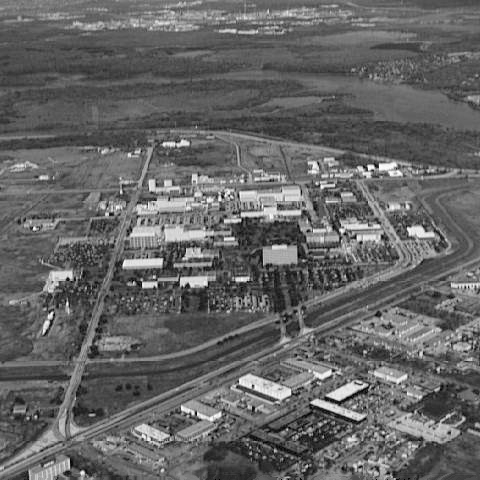
%> input picture images/aerial_view_no_turb.tif, 480 x 480 px
$ octave ID_pseudoinverse.m   (GNU Octave 9; MATLAB toolbox functions it lacks are replaced by stand-ins)
%> lines starting %> are read from the running program, lines starting %| are printed output that depends on the picture; long printed decimals are rounded
%% 读取图像并设置保存位置
clear;
root = fileparts(fileparts(mfilename('fullpath')));
out = fullfile(root, 'results', 'pseudoinverse');
if ~exist(out, 'dir')
    mkdir(out);
end
diary(fullfile(out, 'run.log'));
fprintf('开始：%s\nMATLAB：%s\n', ...
    char(datetime('now', 'TimeZone', 'Asia/Shanghai')), version);
set(groot, 'DefaultFigureVisible', 'off');
I = imread(fullfile(root, 'images', 'aerial_view_no_turb.tif'));
%> I is the input picture: size 480x480 uint8; min 0, max 254, mean 101.2
if size(I, 3) == 3
    I = rgb2gray(I);
end
I = im2double(I); % 转为 [0,1] 双精度
%> I: size 480x480 double
[M, N] = size(I);
%> M = 480; N = 480

%% 设置补零尺寸与中心化频率坐标
% 原图放在左上角；完整网格参与运算，最后取 1:M、1:N。
% 使用奇数网格，运动 OTF 无单独的 Nyquist 行列，便于保持共轭对称。
P = 2*M + 1;
%> P = 961
Q = 2*N + 1;
%> Q = 961
u = -floor(Q/2):floor(Q/2); % 水平频率索引，对应列
%> u = 961 values from -480 to 480
v = -floor(P/2):floor(P/2); % 垂直频率索引，对应行
%> v = 961 values from -480 to 480
[U, V] = meshgrid(u, v);
F = fftshift(fft2(I, P, Q));

%% 构造三种复原共用的模糊与噪声模型
k = 0.00025; % 湍流参数，小写 k
seed = 20261030;
noise_mean = 0;
noise_variance = 0.0001; % 输入灰度以 [0,1] 为单位，标准差 0.01
H = exp(-k * (U.^2 + V.^2).^(5/6));
blurred_complex = ifft2(ifftshift(F .* H));
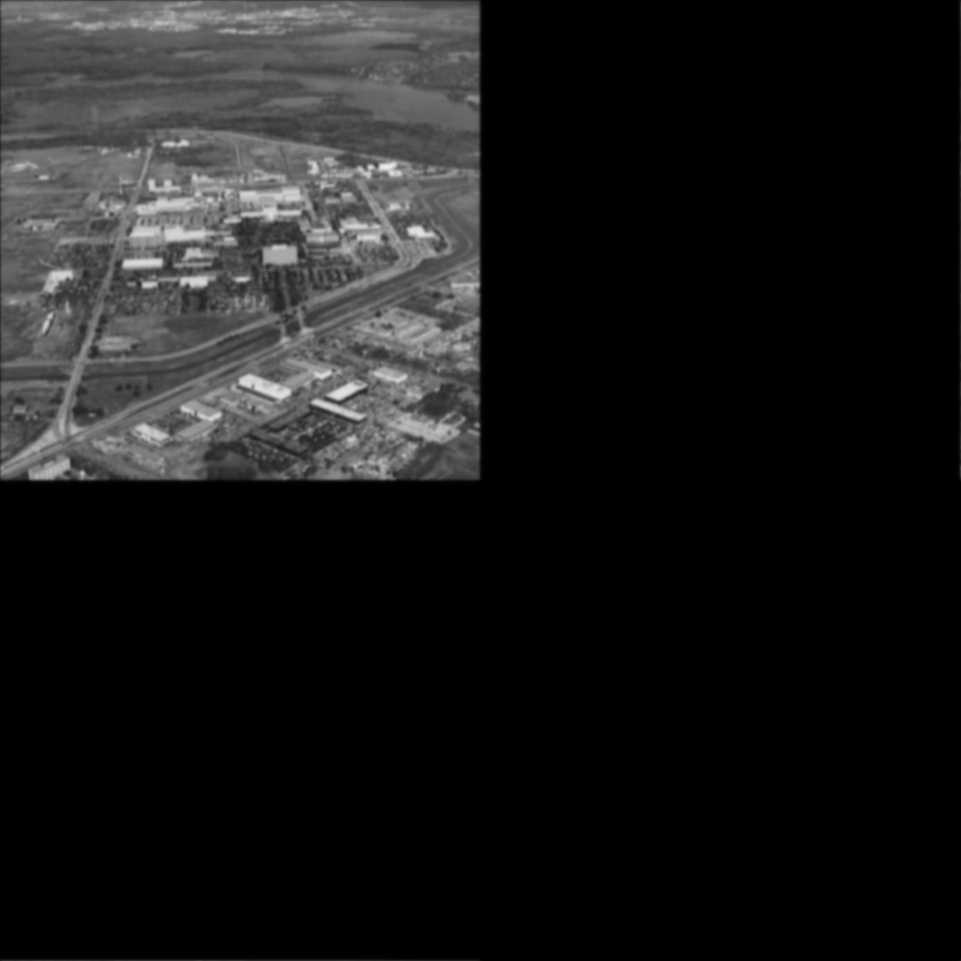
%> blurred_complex: size 961x961 double; min 3.77e-06, max 0.922, mean 0.099
blurred = real(blurred_complex);
rng(seed, 'twister');
noise = noise_mean + sqrt(noise_variance)*randn(P, Q);
g = blurred + noise; % 对整个补零网格加噪，保留原始浮点数据，不截断
G = fftshift(fft2(g)); % 不能先裁剪 g 再进行复原
degraded = g(1:M, 1:N); % 此裁剪仅用于显示与保存，不用于构造 G
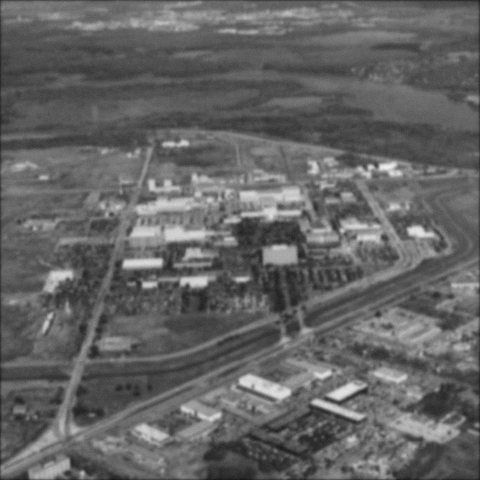
%> degraded: size 480x480 double; min 0.0936, max 0.942, mean 0.394
mse_degraded = mean((degraded(:)-I(:)).^2);
%> mse_degraded = 0.00371
assert(all(H(:) > 0) && all(isfinite(G(:))));
assert(H(floor(P/2)+1, floor(Q/2)+1) == 1);
fprintf('模型：大气湍流 k=%g；原图 %d×%d；补零 %d×%d；裁剪左上角。\n', k, M, N, P, Q);
%| 模型：大气湍流 k=0.00025；原图 480×480；补零 961×961；裁剪左上角。
fprintf('噪声：高斯，均值=%g，方差=%g，rng(%d, twister)。\n', ...
    noise_mean, noise_variance, seed);
fprintf('min(H)=%.8g，最大逆增益=%.8g，退化图 MSE=%.8g。\n', ...
    min(H(:)), max(1./H(:)), mse_degraded);
%| min(H)=2.0290993e-06，最大逆增益=492829.5，退化图 MSE=0.003706。

%% 伪逆滤波：严格采用指导书式（5）的幅度阈值
threshold = 0.08; % |H| >= threshold 时求逆，否则置零
mask = abs(H) >= threshold;
inverse_filter = zeros(P, Q);
inverse_filter(mask) = 1 ./ H(mask);
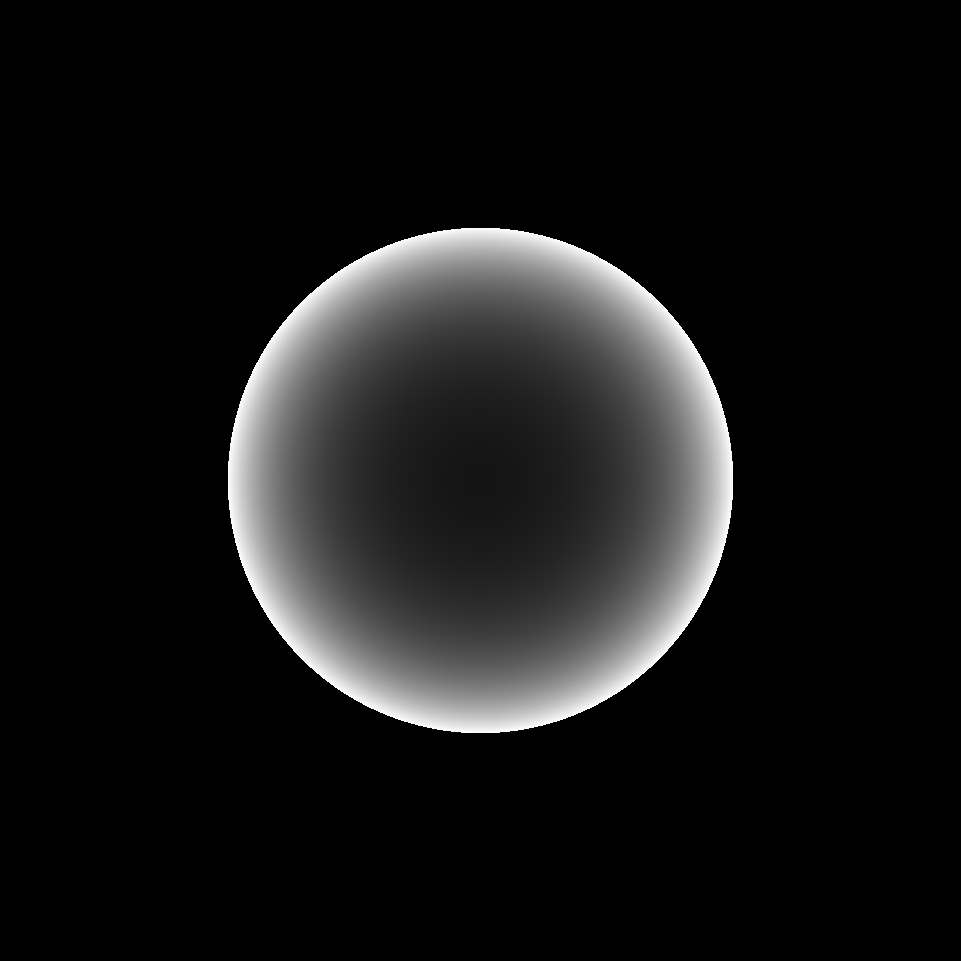
%> inverse_filter: size 961x961 double; min 0, max 12.5, mean 1.08; drawn with min black and max white
F_hat = inverse_filter .* G;
restored_complex = ifft2(ifftshift(F_hat));
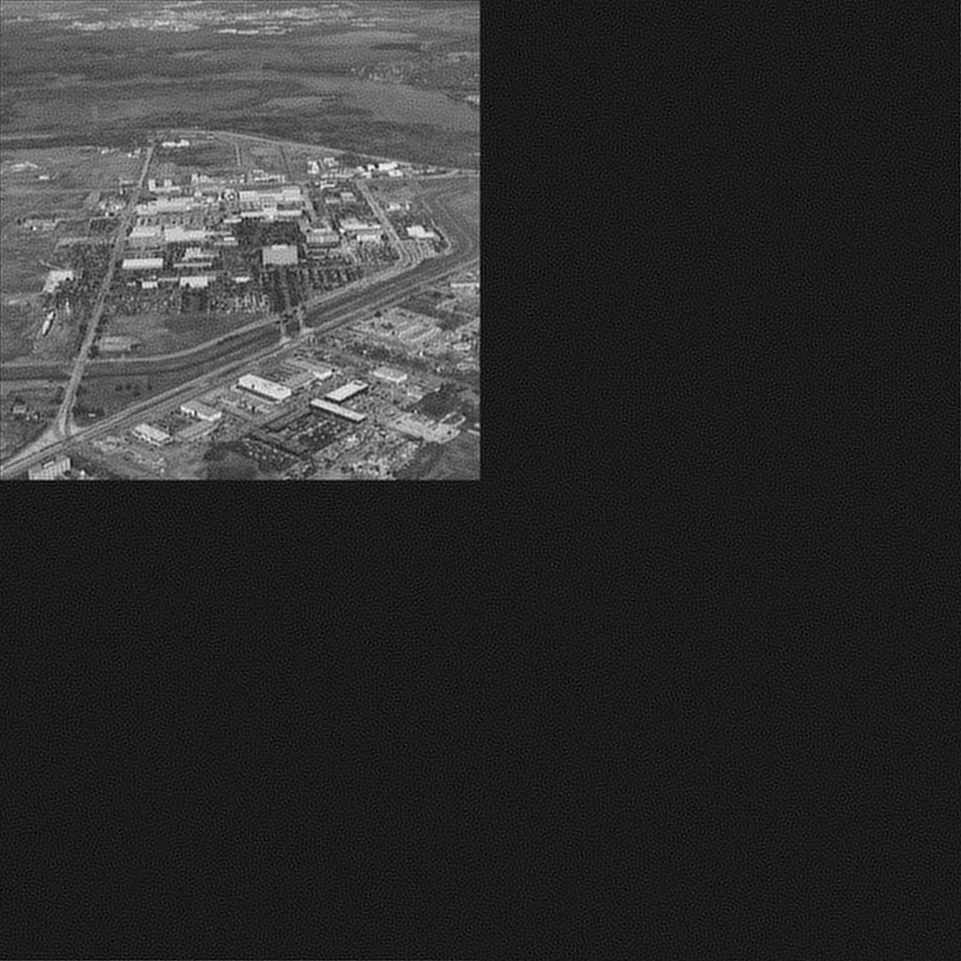
%> restored_complex: size 961x961 double; min -0.128, max 1.09, mean 0.099; drawn with min black and max white
J_full = real(restored_complex);
J = J_full(1:M, 1:N);
assert(all(inverse_filter(~mask) == 0));
fprintf('幅度阈值=%.4g，保留频率比例=%.4f%%；没有使用半径截断。\n', ...
    threshold, 100*mean(mask(:)));
%| 幅度阈值=0.08，保留频率比例=21.7317%；没有使用半径截断。

%% 使用未归一化、未截断的浮点数据计算误差
assert(all(isfinite(J(:))));
difference = J-I; % 有符号差值：复原结果减去理想图像
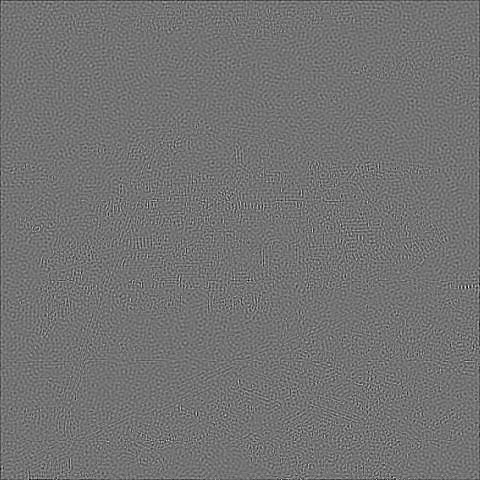
%> difference: size 480x480 double; min -0.33, max 0.398, mean -0.000463; drawn with min black and max white
mse_restored = mean(difference(:).^2);
%> mse_restored = 0.00186
psnr_db = 10*log10(1/mse_restored);
%> psnr_db = 27.32
outside_fraction = mean(J(:)<0 | J(:)>1);
%> outside_fraction = 0.000464
value_range = [min(J(:)) max(J(:))];
%> value_range = [-0.0535 1.09]
fprintf('复原值域=[%.8g, %.8g]；超出 [0,1] 比例=%.4f%%。\n', ...
    value_range, 100*outside_fraction);
%| 复原值域=[-0.05351, 1.090]；超出 [0,1] 比例=0.0464%。
fprintf('原始浮点 MSE=%.8g；PSNR=%.6f dB。\n', mse_restored, psnr_db);
%| 原始浮点 MSE=0.001855；PSNR=27.315 dB。

%% 显示并保存结果
f = figure('Visible', 'off', 'Color', 'w', 'Position', [80 80 1560 620], ...
    'DefaultAxesFontName', 'Microsoft YaHei', 'DefaultTextFontName', 'Microsoft YaHei', ...
    'DefaultAxesFontSize', 12, 'DefaultTextFontSize', 13);
subplot(1, 3, 1);
imshow(degraded, [0 1]);
title(sprintf('同一退化图，MSE=%.5f', mse_degraded));
subplot(1, 3, 2);
imshow(J, [0 1]);
title({sprintf('复原结果，显示 [0,1]，MSE=%.4g', mse_restored), ...
    sprintf('原始值域 [%.3g, %.3g]；越界 %.2f%%', value_range, 100*outside_fraction)});
subplot(1, 3, 3);
limit = max(abs(difference(:)));
%> limit = 0.398
imagesc(difference, [-limit limit]);
axis image off;
colorbar;
title({'有符号差值：复原结果 - 理想图像', ...
    sprintf('原始差值色标 [-%.3g, %.3g]', limit, limit)});
colormap(gray(256));
sgtitle({sprintf('伪逆滤波（式5）：|H| >= %.2f 时求逆，其余置零', threshold), ...
    '湍流 k=0.00025；高斯噪声方差 0.0001；显示限幅不参与误差计算'});
drawnow;
exportgraphics(f, fullfile(out, 'pseudoinverse_comparison.png'), 'Resolution', 180);
close(f);
save(fullfile(out, 'pseudoinverse_data.mat'), 'I', 'H', 'g', 'noise', 'G', ...
    'J', 'J_full', 'difference', 'P', 'Q', 'k', 'seed', 'noise_mean', 'noise_variance', ...
    'threshold', 'mask', 'inverse_filter', 'mse_degraded', 'mse_restored', 'psnr_db', 'outside_fraction', 'value_range');
metrics = table(mse_degraded, mse_restored, psnr_db, outside_fraction);
%> metrics = {mse_degraded 0.00371, mse_restored 0.00186, psnr_db 27.32, outside_fraction 0.000464}
writetable(metrics, fullfile(out, 'metrics.csv'));
fprintf('PASS：计算、检查及结果导出完成。\n');
diary off;
